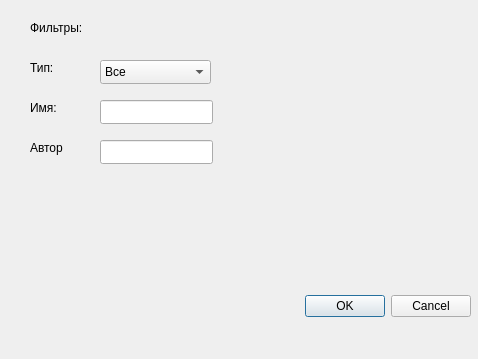
<?xml version="1.0" encoding="UTF-8"?>
<ui version="4.0">
 <class>searchdisk</class>
 <widget class="QDialog" name="searchdisk">
  <property name="geometry">
   <rect>
    <x>0</x>
    <y>0</y>
    <width>478</width>
    <height>359</height>
   </rect>
  </property>
  <property name="windowTitle">
   <string>Dialog</string>
  </property>
  <widget class="QDialogButtonBox" name="buttonBox">
   <property name="geometry">
    <rect>
     <x>10</x>
     <y>290</y>
     <width>461</width>
     <height>32</height>
    </rect>
   </property>
   <property name="orientation">
    <enum>Qt::Orientation::Horizontal</enum>
   </property>
   <property name="standardButtons">
    <set>QDialogButtonBox::StandardButton::Cancel|QDialogButtonBox::StandardButton::Ok</set>
   </property>
  </widget>
  <widget class="QLineEdit" name="searchName">
   <property name="geometry">
    <rect>
     <x>100</x>
     <y>100</y>
     <width>113</width>
     <height>24</height>
    </rect>
   </property>
   <property name="text">
    <string/>
   </property>
  </widget>
  <widget class="QLineEdit" name="searchAuthor">
   <property name="geometry">
    <rect>
     <x>100</x>
     <y>140</y>
     <width>113</width>
     <height>24</height>
    </rect>
   </property>
  </widget>
  <widget class="QComboBox" name="searchType">
   <property name="geometry">
    <rect>
     <x>100</x>
     <y>60</y>
     <width>111</width>
     <height>24</height>
    </rect>
   </property>
   <item>
    <property name="text">
     <string>Все</string>
    </property>
   </item>
   <item>
    <property name="text">
     <string>Фильм</string>
    </property>
   </item>
   <item>
    <property name="text">
     <string>Музыка</string>
    </property>
   </item>
   <item>
    <property name="text">
     <string>Пьесса</string>
    </property>
   </item>
   <item>
    <property name="text">
     <string>Мультфильм</string>
    </property>
   </item>
   <item>
    <property name="text">
     <string>Аниме</string>
    </property>
   </item>
  </widget>
  <widget class="QLabel" name="label">
   <property name="geometry">
    <rect>
     <x>30</x>
     <y>20</y>
     <width>111</width>
     <height>16</height>
    </rect>
   </property>
   <property name="text">
    <string>Фильтры:</string>
   </property>
  </widget>
  <widget class="QLabel" name="label_2">
   <property name="geometry">
    <rect>
     <x>30</x>
     <y>60</y>
     <width>49</width>
     <height>16</height>
    </rect>
   </property>
   <property name="text">
    <string>Тип:</string>
   </property>
  </widget>
  <widget class="QLabel" name="label_3">
   <property name="geometry">
    <rect>
     <x>30</x>
     <y>100</y>
     <width>49</width>
     <height>16</height>
    </rect>
   </property>
   <property name="text">
    <string>Имя:</string>
   </property>
  </widget>
  <widget class="QLabel" name="label_4">
   <property name="geometry">
    <rect>
     <x>30</x>
     <y>140</y>
     <width>49</width>
     <height>16</height>
    </rect>
   </property>
   <property name="text">
    <string>Автор</string>
   </property>
  </widget>
 </widget>
 <resources/>
 <connections>
  <connection>
   <sender>buttonBox</sender>
   <signal>accepted()</signal>
   <receiver>searchdisk</receiver>
   <slot>accept()</slot>
   <hints>
    <hint type="sourcelabel">
     <x>248</x>
     <y>254</y>
    </hint>
    <hint type="destinationlabel">
     <x>157</x>
     <y>274</y>
    </hint>
   </hints>
  </connection>
  <connection>
   <sender>buttonBox</sender>
   <signal>rejected()</signal>
   <receiver>searchdisk</receiver>
   <slot>reject()</slot>
   <hints>
    <hint type="sourcelabel">
     <x>316</x>
     <y>260</y>
    </hint>
    <hint type="destinationlabel">
     <x>286</x>
     <y>274</y>
    </hint>
   </hints>
  </connection>
 </connections>
</ui>
